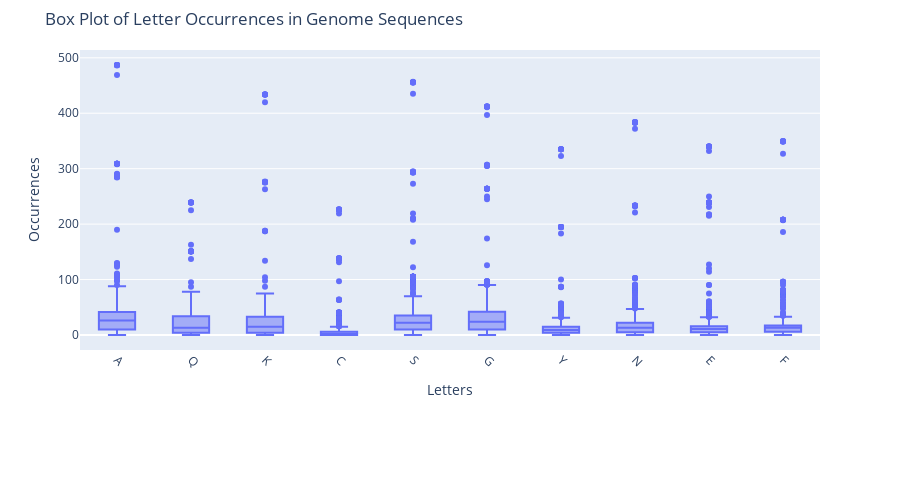

Notebook source saved alongside this figure:
### Markdown cell above
### Using plotly

### Code cell
import plotly.express as px
import pandas as pd

# Select only numeric columns from df1
numeric_df = df1.select_dtypes(include='number')

# Optional: Convert to float32 to reduce memory usage
numeric_df = numeric_df.astype('float32')

# Optional: Sample 10 random numeric columns and 1000 rows
sampled_columns = numeric_df.sample(n=10, axis=1, random_state=42)
sampled_df = sampled_columns.sample(n=min(1000, len(sampled_columns)), random_state=42)

# Convert the dataframe from wide to long format
long_df = sampled_df.melt(var_name='Letters', value_name='Occurrences')

# Create box plot using Plotly Express
fig = px.box(
    long_df,
    x='Letters',
    y='Occurrences',
    title='Box Plot of Letter Occurrences in Genome Sequences'
)

# Customize layout
fig.update_layout(
    xaxis_title='Letters',
    yaxis_title='Occurrences',
    xaxis_tickangle=45,
    width=900,
    height=500,
    margin=dict(t=50, b=150)
)

# Show the plot
fig.show()

### Figure 1 — Plotly figure (JSON) as saved in the notebook; plotly's stock layout.template omitted (floating-point values rounded to 4 significant figures; data arrays with more than 128 entries replaced by an {"elided": "..."} marker saying what was removed)
{"data": [{"alignmentgroup": "True", "hovertemplate": "Letters=%{x}<br>Occurrences=%{y}<extra></extra>", "legendgroup": "", "marker": {"color": "#636efa"}, "name": "", "notched": false, "offsetgroup": "", "orientation": "v", "showlegend": false, "type": "box", "x": {"elided": "10000 str values"}, "x0": " ", "xaxis": "x", "y": {"elided": "10000 float values"}, "y0": " ", "yaxis": "y"}], "layout": {"boxmode": "group", "height": 500, "legend": {"tracegroupgap": 0}, "margin": {"b": 150, "t": 50}, "title": {"text": "Box Plot of Letter Occurrences in Genome Sequences"}, "width": 900, "xaxis": {"anchor": "y", "domain": [0, 1], "tickangle": 45, "title": {"text": "Letters"}}, "yaxis": {"anchor": "x", "domain": [0, 1], "title": {"text": "Occurrences"}}}}
